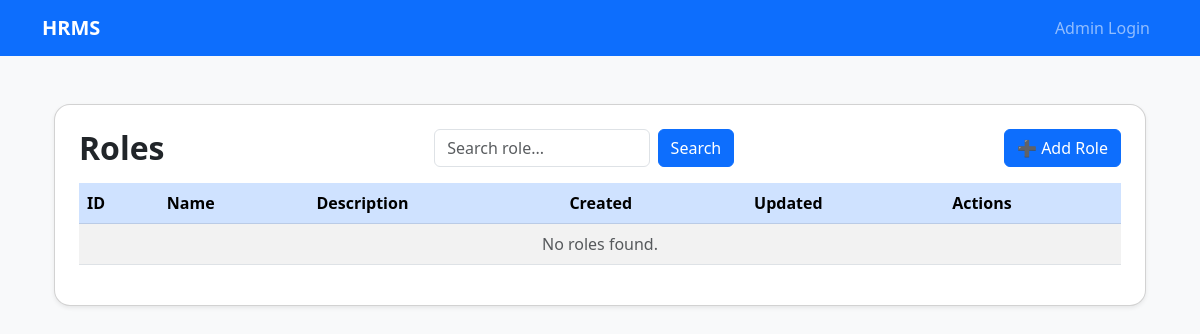
Before: /departments/roles/ with the older database file.
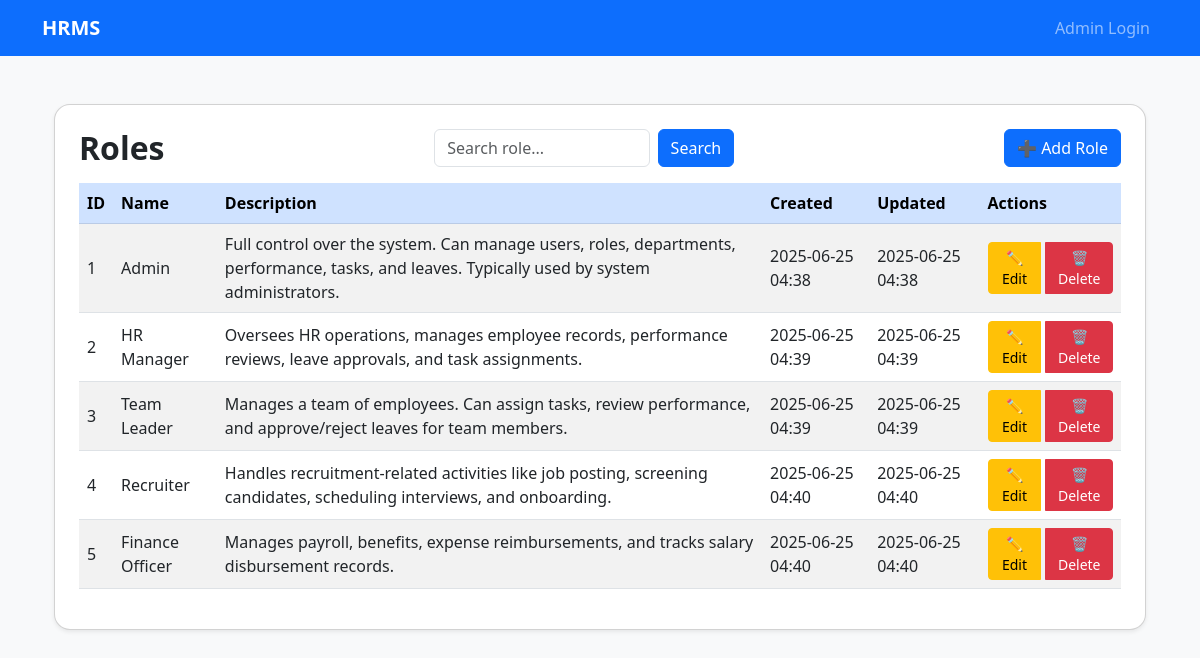
After: the same page with the newer database file.
### departments/models.py (models this page shows, shortened)
class Role(models.Model):
    role_id = models.AutoField(primary_key=True)
    role_name = models.CharField(max_length=100, unique=True)
    description = models.CharField(max_length=200, blank=True, null=True)
    created_at = models.DateTimeField(auto_now_add=True)
    updated_at = models.DateTimeField(auto_now=True)

### departments/views.py (the view)
# urls.py: path('roles/', views.role_list, name='role_list'),
def role_list(request):
    query = request.GET.get('q')
    if query:
        roles = Role.objects.filter(role_name__icontains=query)
    else:
        roles = Role.objects.all()
    return render(request, 'departments/role_list.html', {'roles': roles, 'query': query})

### templates/departments/role_list.html (shortened to what this page needs)
{% extends 'departments/base.html' %}
{% block content %}
<div class="container my-5">
    <div class="card shadow-sm rounded-4 p-4">
        <div class="d-flex justify-content-between align-items-center mb-3">
            <h2 class="fw-bold mb-0">Roles</h2>
            <form method="GET" class="d-flex" style="max-width: 300px;">
                <input type="text" name="q" class="form-control me-2" placeholder="Search role..." value="{{ query|default:'' }}">
                <button type="submit" class="btn btn-primary">Search</button>
            </form>
            <a href="{% url 'role_add' %}" class="btn btn-primary">
                ➕ Add Role
            </a>
        </div>
        <div class="table-responsive">
            <table class="table table-hover table-striped align-middle">
                <thead class="table-primary">
                    <tr>
                        <th>ID</th>
                        <th>Name</th>
                        <th>Description</th>
                        <th>Created</th>
                        <th>Updated</th>
                        <th>Actions</th>
                    </tr>
                </thead>
                <tbody>
                    {% for role in roles %}
                    <tr>
                        <td>{{ role.role_id }}</td>
                        <td>{{ role.role_name }}</td>
                        <td>{{ role.description }}</td>
                        <td>{{ role.created_at|date:"Y-m-d H:i" }}</td>
                        <td>{{ role.updated_at|date:"Y-m-d H:i" }}</td>
                        <td>
                            <div class="btn-group" role="group">
                                <a href="{% url 'role_edit' role.role_id %}" class="btn btn-warning btn-sm">✏️ Edit</a>
                                <a href="{% url 'role_delete' role.role_id %}" class="btn btn-danger btn-sm ms-1">🗑️ Delete</a>
                            </div>
                        </td>
                    </tr>
                    {% empty %}
                    <tr>
                        <td colspan="6" class="text-center text-muted">No roles found.</td>
                    </tr>
                    {% endfor %}
                </tbody>
            </table>
        </div>
    </div>
</div>
{% endblock %}

### templates/departments/base.html (shortened to what this page needs)
<!DOCTYPE html>
<html lang="en">
<head>
    <link href="https://cdn.jsdelivr.net/npm/bootstrap@5.3.0/dist/css/bootstrap.min.css" rel="stylesheet">
</head>
<body>
{% if request.resolver_match.url_name != 'home' %}
<nav class="navbar navbar-expand-lg navbar-dark bg-primary">
    <div class="container">
        <a class="navbar-brand fw-bold" href="{% url 'home' %}">HRMS</a>
        <div class="collapse navbar-collapse justify-content-end" id="navbarNav">
            <ul class="navbar-nav">
                {% if user.is_authenticated and user.is_superuser %}
                    <li class="nav-item">
                        <a class="nav-link {% if request.resolver_match.url_name == 'dashboard' %}active{% endif %}" href="{% url 'dashboard' %}">Dashboard</a>
                    </li>
                    <li class="nav-item">
                        <a class="nav-link {% if request.resolver_match.url_name == 'department_list' %}active{% endif %}" href="{% url 'department_list' %}">Departments</a>
                    </li>
                    <li class="nav-item">
                        <a class="nav-link {% if request.resolver_match.url_name == 'role_list' %}active{% endif %}" href="{% url 'role_list' %}">Roles</a>
                    </li>
                    <li class="nav-item">
                        <a class="nav-link" href="{% url 'logout' %}">Logout</a>
                    </li>
                {% else %}
                    <li class="nav-item">
                        <a class="nav-link {% if request.resolver_match.url_name == 'login' %}active{% endif %}" href="{% url 'login' %}">Admin Login</a>
                    </li>
                {% endif %}
            </ul>
        </div>
    </div>
</nav>
{% endif %}
<div class="container mt-5">
    {% block content %}{% endblock %}
</div>
</body>
</html>

### templates/departments/base.html (style rules this page uses)
body { background-color: #f8f9fa; }

Changed rows visible on the page:
added Role: role_id "1", role_name "Admin", description "Full control over the system. Can manage users, roles, departments, performance, tasks, and leaves. Typically used by system administrators.", created_at "2025-06-25 04:38", updated_at "2025-06-25 04:38"
added Role: role_id "2", role_name "HR Manager", description "Oversees HR operations, manages employee records, performance reviews, leave approvals, and task assignments.", created_at "2025-06-25 04:39", updated_at "2025-06-25 04:39"
added Role: role_id "3", role_name "Team Leader", description "Manages a team of employees. Can assign tasks, review performance, and approve/reject leaves for team members.", created_at "2025-06-25 04:39", updated_at "2025-06-25 04:39"
added Role: role_id "4", role_name "Recruiter", description "Handles recruitment-related activities like job posting, screening candidates, scheduling interviews, and onboarding.", created_at "2025-06-25 04:40", updated_at "2025-06-25 04:40"
added Role: role_id "5", role_name "Finance Officer", description "Manages payroll, benefits, expense reimbursements, and tracks salary disbursement records.", created_at "2025-06-25 04:40", updated_at "2025-06-25 04:40"
Other visible differences:
text no longer shown: "No roles found."
